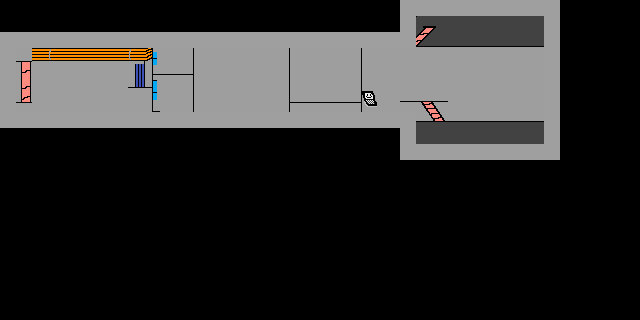

Below is a game level as drawn by its tile map, then a one-line description and the .tmx file that defines it, in full:
An orthogonal 40x20 tile map with 16x16 px tiles, 1 tile layer (Ship), 2 tilesets and 6 objects (Begin, Player Spawn, DRAG, HOLD, Bottom Text, ...).

<map version="1.8" tiledversion="1.8.5" orientation="orthogonal" renderorder="right-down" width="40" height="20" tilewidth="16" tileheight="16" infinite="0" nextlayerid="3" nextobjectid="8">
 <editorsettings>
  <export target="Title.json" format="json" />
 </editorsettings>
 <tileset firstgid="1" name="tilesheet" tilewidth="16" tileheight="16" tilecount="4" columns="2">
  <image source="tilesheet.png" width="32" height="32" />
 </tileset>
 <tileset firstgid="5" name="background" tilewidth="16" tileheight="16" tilecount="240" columns="16">
  <image source="background.png" width="256" height="240" />
 </tileset>
 <layer id="1" name="Ship" width="40" height="20">
  <data encoding="csv">
0,0,0,0,0,0,0,0,0,0,0,0,0,0,0,0,0,0,0,0,0,0,0,0,0,2,2,2,2,2,2,2,2,2,2,0,0,0,0,0,
0,0,0,0,0,0,0,0,0,0,0,0,0,0,0,0,0,0,0,0,0,0,0,0,0,2,31,32,33,33,33,33,33,33,2,0,0,0,0,0,
2,2,2,2,2,2,2,2,2,2,2,2,2,2,2,2,2,2,2,2,2,2,2,2,2,2,47,48,48,48,48,48,48,48,2,0,0,0,0,0,
2,78,85,86,85,85,85,85,86,88,91,91,93,159,159,159,159,159,125,159,159,159,97,139,139,139,139,139,139,139,139,139,139,139,2,0,0,0,0,0,
2,126,138,138,138,138,138,138,103,104,105,105,109,159,159,159,159,159,125,159,159,159,97,139,139,139,139,139,139,139,139,139,139,139,2,0,0,0,0,0,
2,126,138,138,138,138,138,138,135,136,91,91,125,159,159,159,159,159,125,159,159,159,129,130,139,139,139,139,139,139,139,139,139,139,2,0,0,0,0,0,
2,142,138,138,138,138,138,138,138,152,91,91,125,159,159,159,159,159,141,144,144,144,145,146,176,192,190,191,139,139,139,139,139,139,2,0,0,0,0,0,
2,2,2,2,2,2,2,2,2,2,2,2,2,2,2,2,2,2,2,2,2,2,2,2,2,2,206,207,208,208,208,208,208,208,2,0,0,0,0,0,
0,0,0,0,0,0,0,0,0,0,0,0,0,0,0,0,0,0,0,0,0,0,0,0,0,2,224,224,224,224,224,224,224,224,2,0,0,0,0,0,
0,0,0,0,0,0,0,0,0,0,0,0,0,0,0,0,0,0,0,0,0,0,0,0,0,2,2,2,2,2,2,2,2,2,2,0,0,0,0,0,
0,0,0,0,0,0,0,0,0,0,0,0,0,0,0,0,0,0,0,0,0,0,0,0,0,0,0,0,0,0,0,0,0,0,0,0,0,0,0,0,
0,0,0,0,0,0,0,0,0,0,0,0,0,0,0,0,0,0,0,0,0,0,0,0,0,0,0,0,0,0,0,0,0,0,0,0,0,0,0,0,
0,0,0,0,0,0,0,0,0,0,0,0,0,0,0,0,0,0,0,0,0,0,0,0,0,0,0,0,0,0,0,0,0,0,0,0,0,0,0,0,
0,0,0,0,0,0,0,0,0,0,0,0,0,0,0,0,0,0,0,0,0,0,0,0,0,0,0,0,0,0,0,0,0,0,0,0,0,0,0,0,
0,0,0,0,0,0,0,0,0,0,0,0,0,0,0,0,0,0,0,0,0,0,0,0,0,0,0,0,0,0,0,0,0,0,0,0,0,0,0,0,
0,0,0,0,0,0,0,0,0,0,0,0,0,0,0,0,0,0,0,0,0,0,0,0,0,0,0,0,0,0,0,0,0,0,0,0,0,0,0,0,
0,0,0,0,0,0,0,0,0,0,0,0,0,0,0,0,0,0,0,0,0,0,0,0,0,0,0,0,0,0,0,0,0,0,0,0,0,0,0,0,
0,0,0,0,0,0,0,0,0,0,0,0,0,0,0,0,0,0,0,0,0,0,0,0,0,0,0,0,0,0,0,0,0,0,0,0,0,0,0,0,
0,0,0,0,0,0,0,0,0,0,0,0,0,0,0,0,0,0,0,0,0,0,0,0,0,0,0,0,0,0,0,0,0,0,0,0,0,0,0,0,
0,0,0,0,0,0,0,0,0,0,0,0,0,0,0,0,0,0,0,0,0,0,0,0,0,0,0,0,0,0,0,0,0,0,0,0,0,0,0,0
</data>
 </layer>
 <objectgroup id="2" name="objects">
  <object id="1" name="Begin" x="480" y="80">
   <point />
  </object>
  <object id="2" name="Player Spawn" x="90" y="70">
   <point />
  </object>
  <object id="3" name="DRAG" x="90" y="100">
   <point />
  </object>
  <object id="6" name="HOLD" x="250" y="80">
   <point />
  </object>
  <object id="5" name="Bottom Text" x="90" y="168">
   <point />
  </object>
  <object id="7" name="Top Text" x="90" y="0">
   <point />
  </object>
 </objectgroup>
</map>